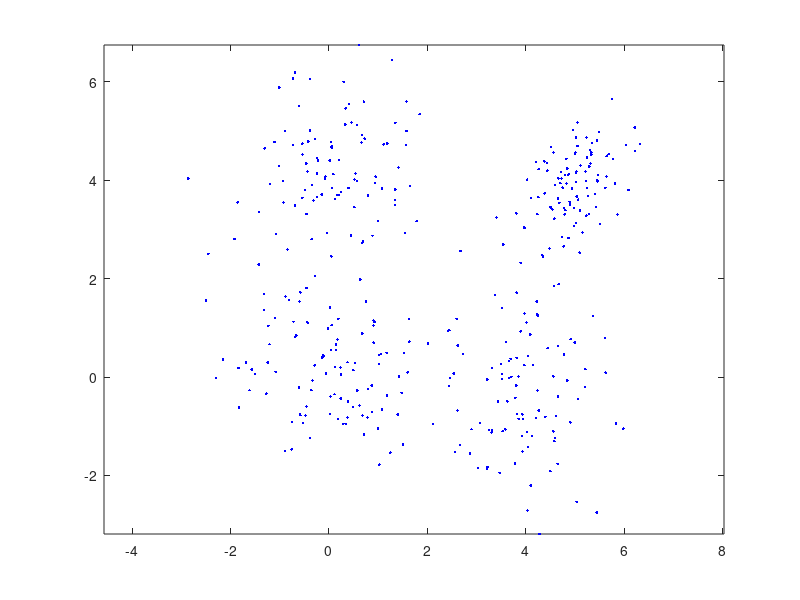

Write MATLAB code to recreate this figure. (Note: this script raises an error after producing the figure.)
% Example 7.4.2
% "Introduction to Pattern Recognition: A MATLAB Approach"
% S. Theodoridis, A. Pikrakis, K. Koutroumbas, D. Cavouras

close('all');
clear
format compact

rand('seed',0)

% 1. Generate the required data set
randn('seed',0);
m=[0 0; 4 0; 0 4; 5 4];
S(:,:,1)=eye(2);
S(:,:,2)=[1.0 .2; .2 1.5];
S(:,:,3)=[1.0 .4; .4 1.1];
S(:,:,4)=[.3 .2; .2 .5];
n_points=100*ones(1,4); %Number of points per group
X1=[];
for i=1:4
    X1=[X1; mvnrnd(m(i,:),S(:,:,i),n_points(i))];
end
X1=X1';

% Plot the data set
figure(1), plot(X1(1,:),X1(2,:),'.b')
figure(1), axis equal

fprintf('Press any key to continue');

% 2. To estimate the number of clusters we proceed as follows:
%(a) Determine the minimum and the maximum distances between points of X1
[l,N]=size(X1);
dista=zeros(N,N);
for i=1:N
    for j=i+1:N
        dista(i,j)=sqrt(sum((X1(:,i)-X1(:,j)).^2));
        dista(j,i)=dista(i,j);
    end
end
true_maxi=max(max(dista));
true_mini=min(dista(~logical(eye(N))));

% (b) Determine min, max and s
meani=(true_mini+true_maxi)/2;
theta_min=.25*meani;
theta_max=1.75*meani;
n_theta=50;
s=(theta_max-theta_min)/(n_theta-1);

% (c) Run ntimes the BSAS for each value of theta each time with different
% ordering of the data
q=N;
n_times=40;
m_tot=[];
for theta=theta_min:s:theta_max
    list_m=zeros(1,q);
    for stat=1:n_times   %for each value of Theta BSAS runs n_times times
        order=randperm(N);
        [bel, m]=BSAS(X1,theta,q,order);
        list_m(size(m,2))=list_m(size(m,2))+1;
    end
    [q1,m_size]=max(list_m);
    m_tot=[m_tot m_size];
end

% (d) Plot m versus theta (see Figure 7.3(a))
theta_tot=theta_min:s:theta_max;
figure(2), plot(theta_tot,m_tot)
pause
fprintf('Press any key to continue');

% Determine the final estimate of the number of clusters and the corresponding theta, as it is
% previously described
m_best=0;
theta_best=0;
siz=0;
for i=1:length(m_tot)
    if(m_tot(i)~=1) %Excluding the single-cluster clustering
        t=m_tot-m_tot(i);
        siz_temp=sum(t==0);
        if(siz<siz_temp)
            siz=siz_temp;
            theta_best=sum(theta_tot.*(t==0))/sum(t==0);
            m_best=m_tot(i);
        end
    end
end
%Check for the single-cluster clustering
if(sum(m_tot==m_best)<.1*n_theta)
    m_best=1;
    theta_best=sum(theta_tot.*(m_tot==1))/sum(m_tot==1);
end


% 3. Run the BSAS algorithm for theta_best
order=randperm(N);
[bel, repre]=BSAS(X1,theta_best,q,order);

% Plot the results (see Figure 7.3(b))
figure(11), hold on
figure(11), plot(X1(1,bel==1),X1(2,bel==1),'r.',...
    X1(1,bel==2),X1(2,bel==2),'g*',X1(1,bel==3),X1(2,bel==3),'bo',...
    X1(1,bel==4),X1(2,bel==4),'cx',X1(1,bel==5),X1(2,bel==5),'md',...
    X1(1,bel==6),X1(2,bel==6),'yp',X1(1,bel==7),X1(2,bel==7),'ks')
figure(11), plot(repre(1,:),repre(2,:),'k+')
pause
fprintf('Press any key to continue');

% 4. Run the reassignment procedure
[bel,new_repre]=reassign(X1,repre,order);

% To plot the results work as in the previous step (see Figure 7.3(c)). By
% comparing the results obtained by the current and the previous step, the
% influence of the reassignment procedure on the results becomes apparent.

figure(12), hold on
figure(12), plot(X1(1,bel==1),X1(2,bel==1),'r.',...
    X1(1,bel==2),X1(2,bel==2),'g*',X1(1,bel==3),X1(2,bel==3),'bo',...
    X1(1,bel==4),X1(2,bel==4),'cx',X1(1,bel==5),X1(2,bel==5),'md',...
    X1(1,bel==6),X1(2,bel==6),'yp',X1(1,bel==7),X1(2,bel==7),'ks')
figure(12), plot(new_repre(1,:),new_repre(2,:),'k+')
